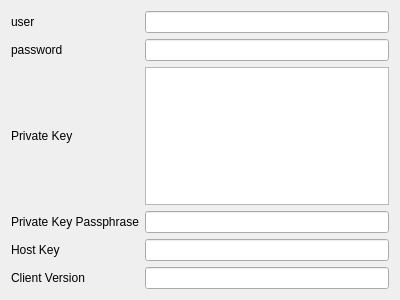
<?xml version="1.0" encoding="UTF-8"?>
<ui version="4.0">
 <class>EditSSH</class>
 <widget class="QWidget" name="EditSSH">
  <property name="geometry">
   <rect>
    <x>0</x>
    <y>0</y>
    <width>400</width>
    <height>300</height>
   </rect>
  </property>
  <property name="windowTitle">
   <string notr="true">EditVMess</string>
  </property>
  <layout class="QGridLayout" name="gridLayout">
   <item row="5" column="0">
    <widget class="QLabel" name="label_2">
     <property name="accessibleDescription">
      <string notr="true"/>
     </property>
     <property name="locale">
      <locale language="English" country="UnitedStates"/>
     </property>
     <property name="text">
      <string>Host Key</string>
     </property>
    </widget>
   </item>
   <item row="3" column="1">
    <widget class="QLineEdit" name="privateKeyPassphrase"/>
   </item>
   <item row="1" column="0">
    <widget class="QLabel" name="label_3">
     <property name="locale">
      <locale language="English" country="UnitedStates"/>
     </property>
     <property name="text">
      <string>password</string>
     </property>
    </widget>
   </item>
   <item row="5" column="1">
    <widget class="QWidget" name="horizontalWidget" native="true">
     <property name="sizePolicy">
      <sizepolicy hsizetype="Preferred" vsizetype="Maximum">
       <horstretch>0</horstretch>
       <verstretch>0</verstretch>
      </sizepolicy>
     </property>
     <layout class="QHBoxLayout" name="horizontalLayout">
      <property name="leftMargin">
       <number>0</number>
      </property>
      <property name="topMargin">
       <number>0</number>
      </property>
      <property name="rightMargin">
       <number>0</number>
      </property>
      <property name="bottomMargin">
       <number>0</number>
      </property>
      <item>
       <widget class="QLineEdit" name="hostKey"/>
      </item>
     </layout>
    </widget>
   </item>
   <item row="3" column="0">
    <widget class="QLabel" name="label_4">
     <property name="toolTip">
      <string>optional</string>
     </property>
     <property name="accessibleDescription">
      <string notr="true"/>
     </property>
     <property name="locale">
      <locale language="English" country="UnitedStates"/>
     </property>
     <property name="text">
      <string>Private Key Passphrase</string>
     </property>
    </widget>
   </item>
   <item row="0" column="0">
    <widget class="QLabel" name="label">
     <property name="locale">
      <locale language="English" country="UnitedStates"/>
     </property>
     <property name="text">
      <string>user</string>
     </property>
    </widget>
   </item>
   <item row="0" column="1">
    <widget class="QLineEdit" name="user"/>
   </item>
   <item row="2" column="0">
    <widget class="QLabel" name="label_5">
     <property name="toolTip">
      <string>optional</string>
     </property>
     <property name="locale">
      <locale language="English" country="UnitedStates"/>
     </property>
     <property name="text">
      <string>Private Key</string>
     </property>
    </widget>
   </item>
   <item row="1" column="1">
    <widget class="QLineEdit" name="password"/>
   </item>
   <item row="2" column="1">
    <widget class="QPlainTextEdit" name="privateKey"/>
   </item>
   <item row="6" column="0">
    <widget class="QLabel" name="label_6">
     <property name="toolTip">
      <string>Defult: Random</string>
     </property>
     <property name="text">
      <string>Client Version</string>
     </property>
    </widget>
   </item>
   <item row="6" column="1">
    <widget class="QLineEdit" name="clientVersion"/>
   </item>
  </layout>
 </widget>
 <tabstops>
  <tabstop>hostKey</tabstop>
 </tabstops>
 <resources/>
 <connections/>
</ui>
